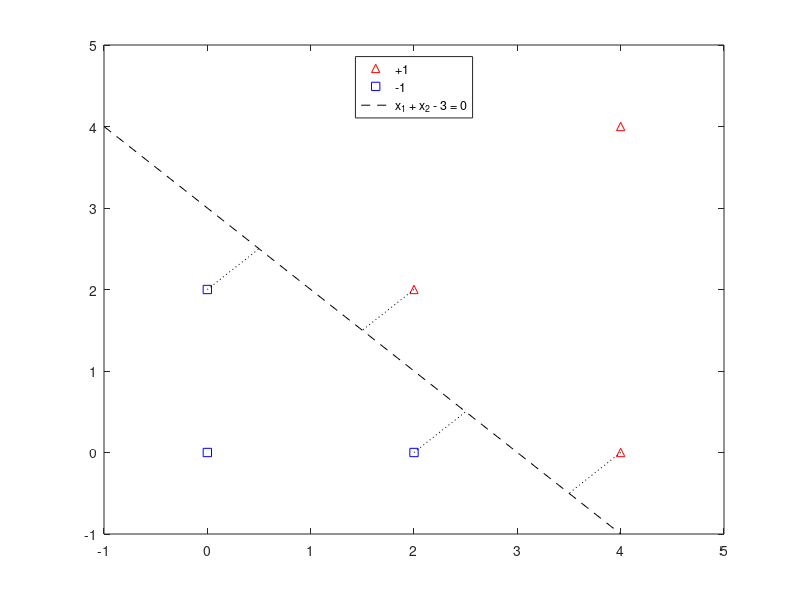

MATLAB code to generate this figure:
figure('Color', 'w',...
       'Position', [10 10 600 450])
hold on
set(gca, 'Box', 'on')
axis([-1, 5, -1, 5])

plot([2, 4, 4], [2, 4, 0], '^r')
plot([0, 0, 2], [0, 2, 0], 'sb')
plot([-1, 4], [4, -1], '--k')

plot([2, 1.5], [2, 1.5], ':k')
plot([4, 3.5], [0,-0.5], ':k')
plot([0, 0.5], [2, 2.5], ':k')
plot([2, 2.5], [0, 0.5], ':k')

legend('+1', '-1', 'x_1 + x_2 - 3 = 0', 'Location', 'north')

saveas(gcf, 'P1_1', 'png')
